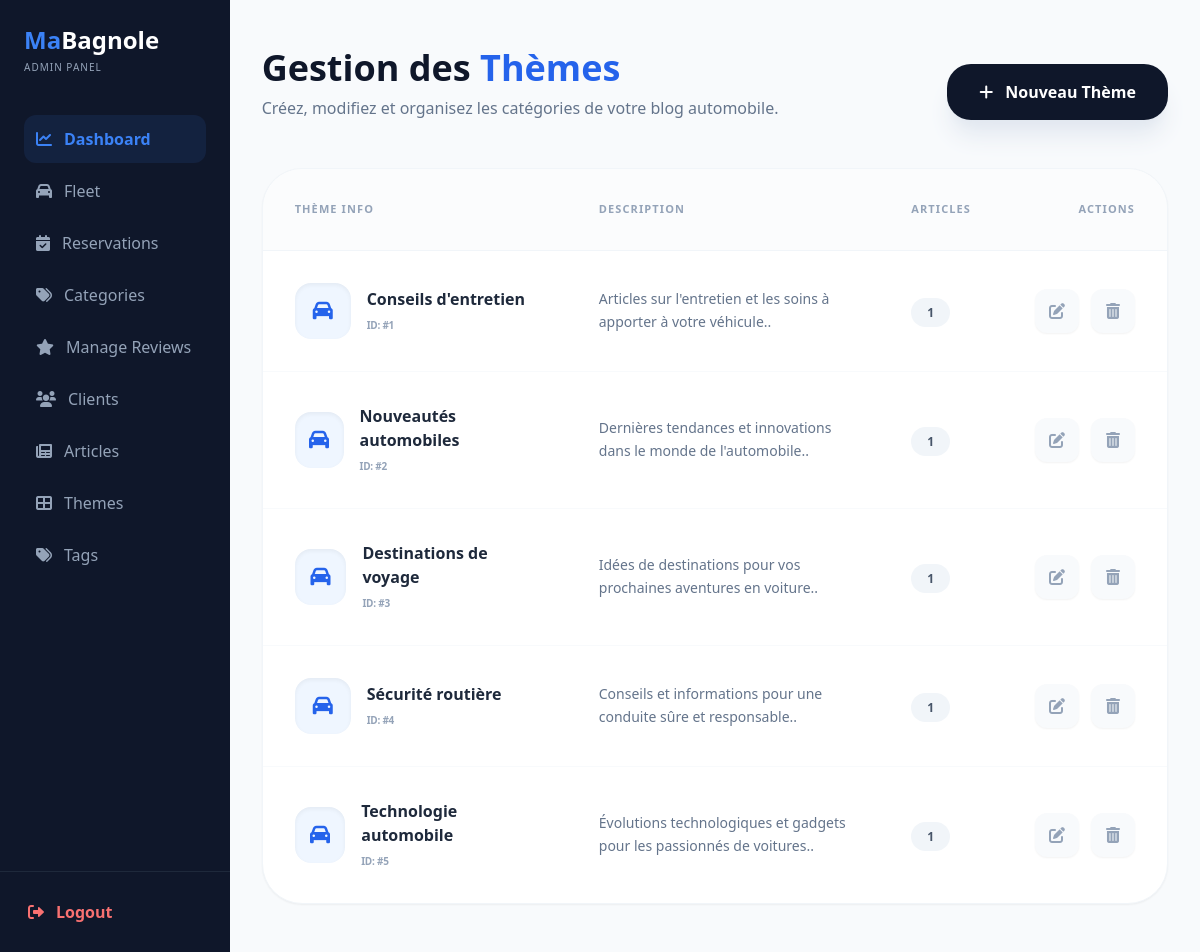
Before: /app/view/admin_themes.php with the older database file.
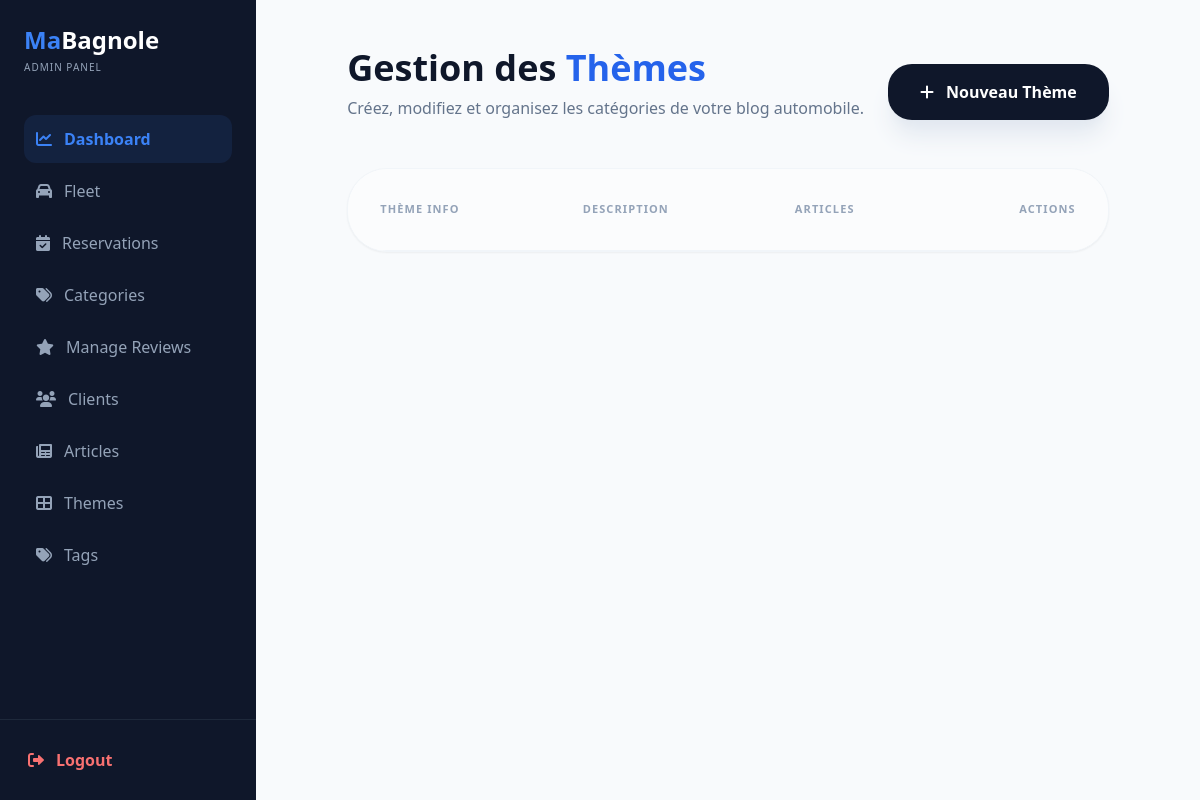
After: the same page with the newer database file.
### tables this page shows
CREATE TABLE Themes (
    idTheme INT(11) PRIMARY KEY NOT NULL AUTO_INCREMENT,
    nomTheme VARCHAR(255) NOT NULL,
    descriptionTheme VARCHAR(255) NOT NULL
);

### app/model/Theme.php (called while the page is built, shortened)
<?php
class Theme
{
    private $idTheme;
    private $nomTheme;
    private $descriptionTheme;
    public function getIdTheme(): int
    {
        return $this->idTheme;
    }
    public function getNomTheme(): string
    {
        return $this->nomTheme;
    }
    public function getDescriptionTheme(): string
    {
        return $this->descriptionTheme;
    }
    static function getAllTheme(): array
    {
        try {
            $db = Connexion::connect()->getConnexion();
            $sql = "select * from themes";
            $stmt = $db->prepare($sql);
            if ($stmt->execute())
                return $stmt->fetchAll(\PDO::FETCH_CLASS, Theme::class);
            else
                return [];
        } catch (\Exception $e) {
            error_log(date('y-m-d h:i:s') . " Connexion :error ." . $e . PHP_EOL, 3, "error.log");
            return [];
        }
    }
    public function getNbArticles(int $idTheme): int
    {
        try {
            $db = Connexion::connect()->getConnexion();
            $sql = "select count(*) as nbArticle from articles where idTheme=:idTheme";
            $stmt = $db->prepare($sql);
            $stmt->bindParam(":idTheme", $idTheme);
            if ($stmt->execute())
                return $stmt->fetch(\PDO::FETCH_ASSOC)["nbArticle"];
            else
                return 0;
        } catch (\Exception $e) {
            error_log(date('y-m-d h:i:s') . " Connexion :error ." . $e . PHP_EOL, 3, "error.log");
            return 0;
        }
    }
}

### app/view/admin_themes.php (the view, shortened to what this page needs)
<?php
$themesList = Theme::getAllTheme();
?>
<!DOCTYPE html>
<html lang="en">
<head>
    <script src="https://cdn.tailwindcss.com"></script>
    <link href="https://cdnjs.cloudflare.com/ajax/libs/font-awesome/6.0.0/css/all.min.css" rel="stylesheet">
</head>
<body class="bg-slate-50 min-h-screen flex">
    <?php include 'sidebar.php'; ?>
    <main class="max-w-7xl mx-auto px-8 py-12">
        <div class="flex flex-col md:flex-row justify-between items-end mb-12 gap-6">
            <div>
                <h1 class="text-4xl font-black text-slate-900 mb-2">Gestion des <span class="text-blue-600">Thèmes</span></h1>
                <p class="text-slate-500 font-medium">Créez, modifiez et organisez les catégories de votre blog automobile.</p>
            </div>
            <button onclick="openAddModal()" class="bg-slate-900 text-white px-8 py-4 rounded-[1.5rem] font-black shadow-xl shadow-slate-200 hover:bg-blue-600 transition-all flex items-center gap-3">
                <i class="fas fa-plus"></i> Nouveau Thème
            </button>
        </div>
        <div class="bg-white rounded-[2.5rem] shadow-sm border border-slate-100 overflow-hidden">
            <table class="w-full text-left border-collapse">
                <thead>
                    <tr class="bg-slate-50/50 border-b border-slate-100">
                        <th class="p-8 text-[11px] font-black uppercase text-slate-400 tracking-widest">Thème info</th>
                        <th class="p-8 text-[11px] font-black uppercase text-slate-400 tracking-widest">Description</th>
                        <th class="p-8 text-[11px] font-black uppercase text-slate-400 tracking-widest">Articles</th>
                        <th class="p-8 text-[11px] font-black uppercase text-slate-400 tracking-widest text-right">Actions</th>
                    </tr>
                </thead>
                <tbody class="divide-y divide-slate-50">
                    <?php foreach ($themesList as $theme) : ?>
                        <tr class="hover:bg-slate-50/50 transition group">
                            <td class="p-8">
                                <div class="flex items-center gap-4">
                                    <div class="w-14 h-14 bg-blue-50 text-blue-600 rounded-2xl flex items-center justify-center text-xl shadow-inner">
                                        <i class="fas fa-car"></i>
                                    </div>
                                    <div>
                                        <span class="font-black text-slate-800 block"><?php echo $theme->getNomTheme(); ?></span>
                                        <span class="text-[10px] text-slate-400 font-bold uppercase tracking-tight">ID: #<?= $theme->getIdTheme(); ?></span>
                                    </div>
                                </div>
                            </td>
                            <td class="p-8">
                                <p class="text-sm text-slate-500 max-w-xs leading-relaxed"><?= $theme->getDescriptionTheme(); ?>.</p>
                            </td>
                            <td class="p-8">
                                <span class="bg-slate-100 text-slate-600 px-4 py-1.5 rounded-full text-xs font-black"><?php echo $theme->getNbArticles($theme->getIdTheme()); ?></span>
                            </td>
                            <td class="p-8">
                                <div class="flex justify-end gap-3">
                                    <button onclick="openEditModal(<?= $theme->getIdTheme(); ?>, '<?= $theme->getNomTheme(); ?>', '<?= $theme->getDescriptionTheme(); ?>')" class="w-11 h-11 bg-slate-50 text-slate-400 rounded-xl hover:bg-blue-600 hover:text-white transition shadow-sm">
                                        <i class="fas fa-edit"></i>
                                    </button>
                                    <button onclick="handleDelete(<?= $theme->getIdTheme(); ?>, '<?= $theme->getNomTheme(); ?>')" class="w-11 h-11 bg-slate-50 text-slate-400 rounded-xl hover:bg-red-500 hover:text-white transition shadow-sm">
                                        <i class="fas fa-trash-alt"></i>
                                    </button>
                                </div>
                            </td>
                        </tr>
                    <?php endforeach; ?>
                </tbody>
            </table>
        </div>
    </main>
</body>
</html>
    <?php include 'sidebar.php'; ?>

### app/view/sidebar.php
<aside class="w-64 bg-slate-900 min-h-screen text-white flex flex-col sticky top-0 hidden md:flex">
    <div class="p-6 flex-1">
        <div class="mb-10">
            <span class="text-2xl font-black text-blue-500">Ma<span class="text-white">Bagnole</span></span>
            <p class="text-[10px] text-slate-400 tracking-widest uppercase mt-1">Admin Panel</p>
        </div>
        <nav class="space-y-1">
            <a href="admin_dashboard.php" class="flex items-center gap-3 text-blue-500 font-bold bg-blue-500/10 p-3 rounded-xl">
                <i class="fas fa-chart-line"></i> Dashboard
            </a>
            <a href="admin_fleet.php" class="flex items-center gap-3 text-slate-400 hover:text-white transition p-3">
                <i class="fas fa-car"></i> Fleet
            </a>
            <a href="admin_reservations.php" class="flex items-center gap-3 text-slate-400 hover:text-white transition p-3">
                <i class="fas fa-calendar-check"></i> Reservations
            </a>
            <a href="admin_categories.php" class="flex items-center gap-3 text-slate-400 hover:text-white transition p-3">
                <i class="fas fa-tags"></i> Categories
            </a>
            <a href="admin_reviews.php" class="flex items-center gap-3 text-slate-400 hover:text-white transition p-3">
                <i class="fas fa-star"></i> Manage Reviews
            </a>
            <a href="admin_clients.php" class="flex items-center gap-3 text-slate-400 hover:text-white transition p-3">
                <i class="fas fa-users"></i> Clients
            </a>
               <a href="admin_articles.php" class="flex items-center gap-3 text-slate-400 hover:text-white transition p-3">
                <i class="fas fa-newspaper"></i> Articles
            </a>
               <a href="admin_themes.php" class="flex items-center gap-3 text-slate-400 hover:text-white transition p-3">
                <i class="fas fa-th-large"></i> Themes
            </a>
               <a href="admin_tags.php" class="flex items-center gap-3 text-slate-400 hover:text-white transition p-3">
                <i class="fas fa-tags"></i> Tags
            </a>
        </nav>
    </div>
    <div class="p-4 border-t border-slate-800">
        <a href="logout.php" class="flex items-center gap-3 p-3 text-red-400 hover:bg-red-500/10 rounded-xl transition font-bold">
            <i class="fas fa-sign-out-alt"></i> Logout
        </a>
    </div>
</aside>

Changed rows visible on the page:
removed themes: nomTheme "Conseils d'entretien", idTheme "1", descriptionTheme "Articles sur l'entretien et les soins à apporter à votre véhicule."
removed themes: nomTheme "Nouveautés automobiles", idTheme "2", descriptionTheme "Dernières tendances et innovations dans le monde de l'automobile.", IdTheme "1"
removed themes: nomTheme "Destinations de voyage", idTheme "3", descriptionTheme "Idées de destinations pour vos prochaines aventures en voiture.", IdTheme "1"
removed themes: nomTheme "Sécurité routière", idTheme "4", descriptionTheme "Conseils et informations pour une conduite sûre et responsable.", IdTheme "1"
removed themes: nomTheme "Technologie automobile", idTheme "5", descriptionTheme "Évolutions technologiques et gadgets pour les passionnés de voitures.", IdTheme "1"
